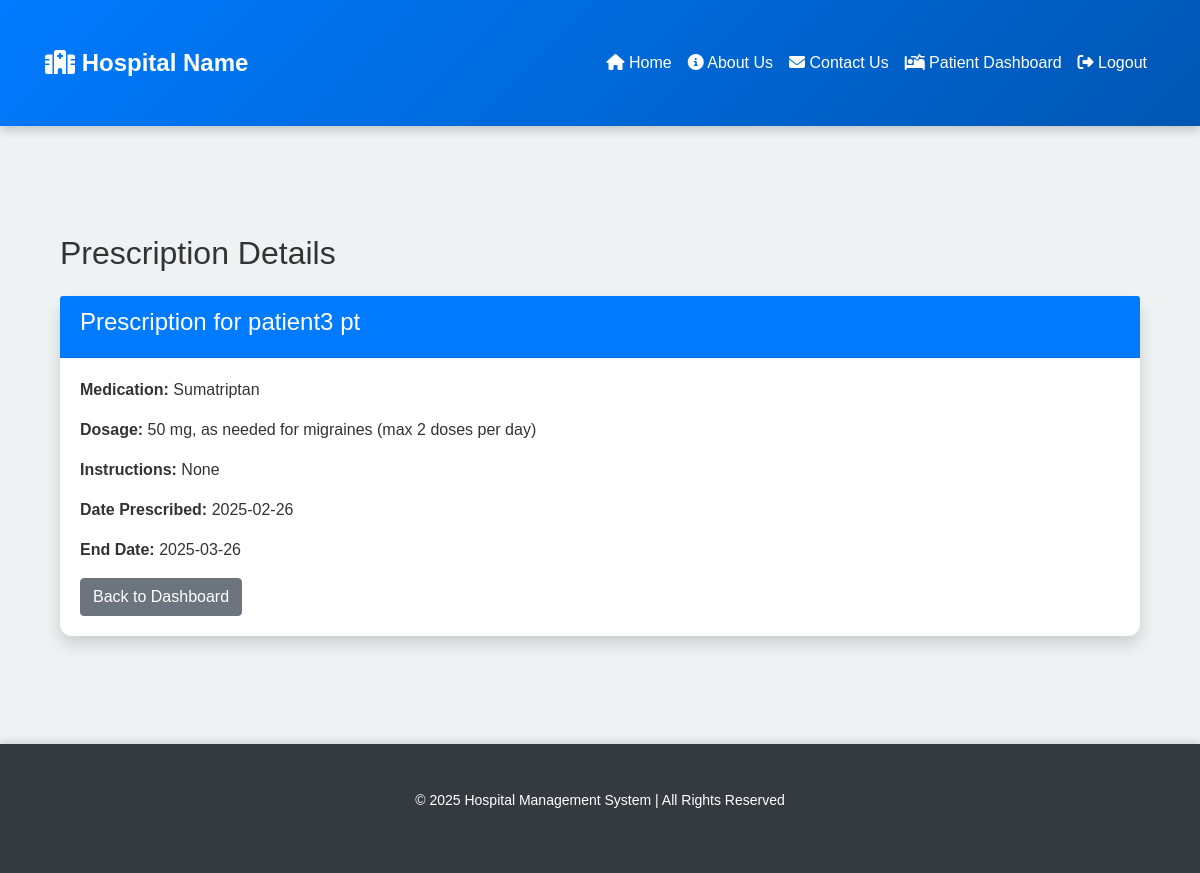
Screenshot of /patient/prescription/view/3 (signed in) with the database file from the repository.
### app/models.py (models this page shows)
class Patient(db.Model):
    __tablename__ = 'patient'
    id = db.Column(db.Integer, primary_key=True)
    user_id = db.Column(db.Integer, db.ForeignKey('user.id'), unique=True, nullable=False)
    first_name = db.Column(db.String(100), nullable=False)
    last_name = db.Column(db.String(100), nullable=True)
    date_of_birth = db.Column(db.Date, nullable=False)
    gender = db.Column(db.String(10), nullable=False)
    contact_number = db.Column(db.String(15))
    medical_history = db.Column(db.Text)
    user = db.relationship('User', back_populates='patient_profile')
    appointments = db.relationship('Appointment', back_populates='patient', lazy=True)
    prescriptions = db.relationship('Prescription', back_populates='patient', lazy=True)
    medical_records = db.relationship('MedicalRecord', back_populates='patient', lazy=True)
    payments = db.relationship('Payment', back_populates='patient', lazy=True)

class Prescription(db.Model):
    __tablename__ = 'prescription'
    id = db.Column(db.Integer, primary_key=True)
    patient_id = db.Column(db.Integer, db.ForeignKey('patient.id'), nullable=False)
    doctor_id = db.Column(db.Integer, db.ForeignKey('doctor.id'), nullable=False)
    medicine_name = db.Column(db.String(100), nullable=False)
    dosage = db.Column(db.String(100), nullable=False)
    instructions = db.Column(db.Text, nullable=True)
    date_prescribed = db.Column(db.DateTime, default=datetime.utcnow)
    end_date = db.Column(db.DateTime, nullable=True)
    dispensed = db.Column(db.Boolean, default=False)  # NEW FIELD: CHECK IF MEDICINE IS GIVEN
    dispensed_by = db.Column(db.Integer, db.ForeignKey('staff.id'), nullable=True)  # NEW FIELD: WHO ISSUED IT
    patient = db.relationship('Patient', back_populates='prescriptions')
    doctor = db.relationship('Doctor', back_populates='prescriptions')

### app/routes.py (the view)
@patient_bp.route('/prescription/view/<int:prescription_id>', methods=['GET'])
@login_required
def view_prescription_patient(prescription_id):
    prescription = Prescription.query.get_or_404(prescription_id)
    patient = Patient.query.filter_by(user_id=current_user.id).first()
    if not patient or prescription.patient_id != patient.id:
        flash("You are not authorized to view this prescription.", "danger")
        return redirect(url_for('patient.patient_dashboard'))
    return render_template('view_prescription.html', prescription=prescription)

### app/__init__.py (called while the page is built)
@login_manager.user_loader
def load_user(user_id):
    return User.query.get(int(user_id))

### app/templates/view_prescription.html (shortened to what this page needs)
{% extends "base.html" %}
{% block content %}
<div class="container mt-4">
    <h2 class="mb-4">Prescription Details</h2>
    <div class="card shadow">
        <div class="card-header bg-primary text-white">
            <h4>Prescription for {{ prescription.patient.first_name }} {{ prescription.patient.last_name }}</h4>
        </div>
        <div class="card-body">
            <p><strong>Medication:</strong> {{ prescription.medicine_name }}</p>
            <p><strong>Dosage:</strong> {{ prescription.dosage }}</p>
            <p><strong>Instructions:</strong> {{ prescription.instructions }}</p>
            <p><strong>Date Prescribed:</strong>
                {{ prescription.date_prescribed.strftime('%Y-%m-%d') if prescription.date_prescribed else 'N/A' }}
            </p>
            <p><strong>End Date:</strong>
                {{ prescription.end_date.strftime('%Y-%m-%d') if prescription.end_date else 'N/A' }}
            </p>
            <div class="mt-3">
                {% set dashboard_url = url_for('doctor_routes.doctor_dashboard') if current_user.role == 'doctor' or current_user.role == 'admin' else url_for('patient.patient_dashboard') %}
                <a href="{{ dashboard_url }}" class="btn btn-secondary">Back to Dashboard</a>
            </div>
        </div>
    </div>
</div>
{% endblock %}

### app/static/css/styles.css (style rules this page uses)
body { font-family: 'Poppins', sans-serif; background-color: #eef2f3; color: #333; margin: 0; padding: 0; }
.container { padding-top: 30px; padding-bottom: 30px; }
.card { border: none; border-radius: 12px; box-shadow: 0px 5px 15px rgba(0, 0, 0, 0.1); transition: all 0.3s ease-in-out; }

### rows the page displays
Patient: patient.first_name "patient3", patient.last_name "pt"
Prescription: medicine_name "Sumatriptan", dosage "50 mg, as needed for migraines (max 2 doses per day)", instructions "None", date_prescribed "2025-02-26", end_date "2025-03-26"
